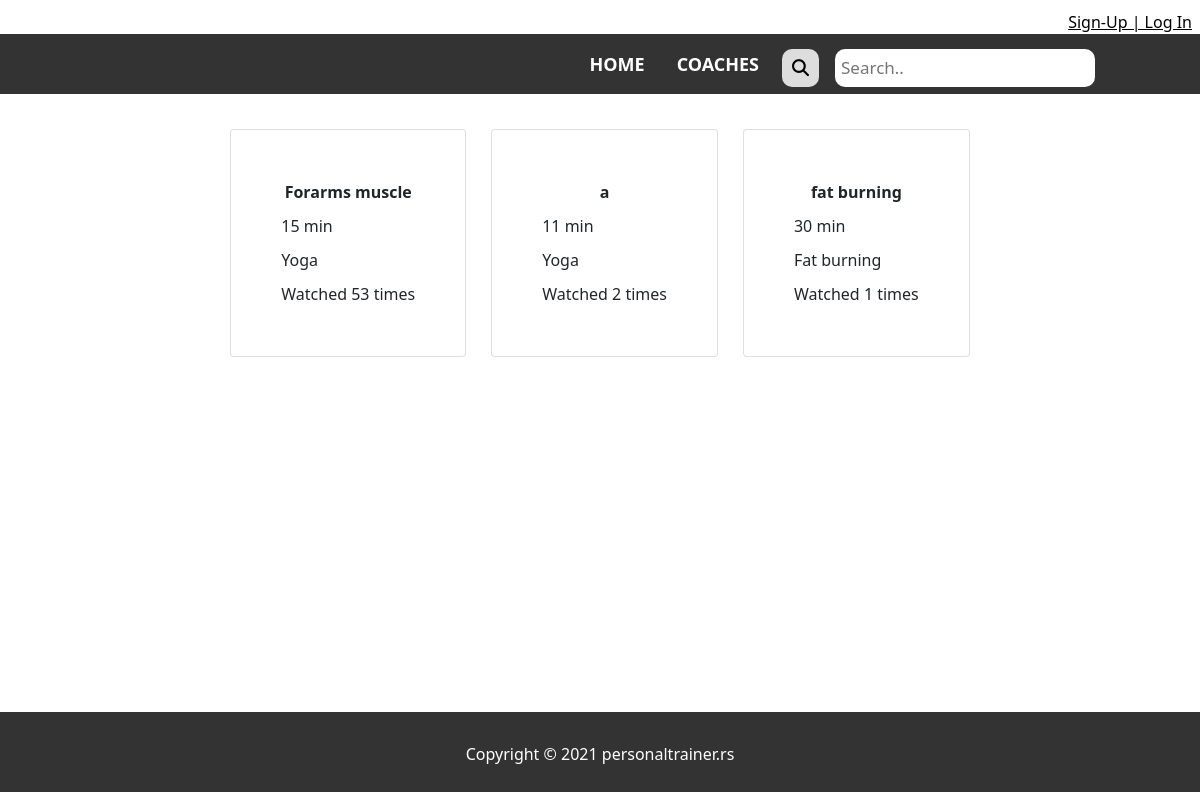
Screenshot of /search.php with the database file from the repository.
### tables this page shows
CREATE TABLE `exercises` (
  `id` int(11) NOT NULL,
  `description` varchar(50) NOT NULL,
  `exercise_duration` varchar(10) NOT NULL,
  `video_link` varchar(100) NOT NULL,
  `owner` int(4) NOT NULL,
  `exercise_name` varchar(25) NOT NULL,
  `rating_sum` int(11) NOT NULL,
  `category` int(11) NOT NULL,
  `active` int(11) NOT NULL
);

CREATE TABLE `category` (
  `id` int(11) NOT NULL,
  `category_name` varchar(25) NOT NULL
);

### db.php (called while the page is built, shortened)
<?php
  class DB {
    private static $host = 'localhost';
    private static $db_name = 'vtsgirls';
    private static $username = 'vtsgirls';
    private static $password = 'bq5z#6Q@tjd9';
    private static $conn = null;
    public static function connect() {
      try {
        self::$conn = mysqli_connect(self::$host, self::$username, self::$password, self::$db_name);
    } catch(Exception $e) {
        echo $e->getMessage();
      }
      return self::$conn;
    }
  }

### mvc/view.php (called while the page is built, shortened)
<?php
require_once "model.php";
class View {
    private $query;
    function __construct() {
        $this->query = new Model();
    }
    public function search() {
        $renderData = $this->query->search();
        return $renderData;
    }
}
?>

### mvc/model.php (called while the page is built, shortened)
<?php
require_once __DIR__.'/../db.php';
class Model {
    private $connection;
    function __construct() {
        $this->connection = DB::connect();
    }
    public function search() {
        if(sizeof($_REQUEST)){
            $sql = "SELECT *, exercises.id as ex_id FROM exercises LEFT JOIN category on category.id = exercises.category WHERE `exercise_name` like '%$_REQUEST[query]%' ORDER BY exercises.rating_sum DESC";
        }else{
            $sql = "SELECT *, exercises.id as ex_id FROM exercises LEFT JOIN category on category.id = exercises.category ORDER BY exercises.rating_sum DESC";
        }
        $result = mysqli_query($this->connection, $sql) or die(mysqli_error($this->connection));
        return $result->fetch_all(MYSQLI_ASSOC);
    }
}
?>

### search.php (the view, shortened to what this page needs)
<?php
require "./mvc/view.php";
$view = new View();
$search = $view->search();
?>
<!DOCTYPE html>
<html lang="en" xmlns="http://www.w3.org/1999/html">
<head>
    <link rel="stylesheet" href="home.css">
    <link rel="stylesheet" href="https://use.fontawesome.com/releases/v5.15.2/css/all.css"
>
</head>
<body class='app'>
    <div class="main_home content">
        <?php
        include("./components/head.php");
        include "./components/navbar.php";
        ?>
        <div class="exercises">
        <?php
                for ($i=0; $i < sizeof($search); $i++) {
                    $value = $search[$i];
                    if($value["active"]){
                        echo "
                        <div class='exercises-elem card' data-toggle='modal' data-target='#exmodal-$value[ex_id]'>
                            <div class='exercises-elem-title'>
                                $value[exercise_name]
                            </div>
                            <div class='exercises-elem-duration'>
                                $value[exercise_duration]
                            </div>
                            <div class='exercises-elem-duration'>
                                $value[category_name]
                            </div>
                            <div class='exercises-elem-rating'>
                                Watched $value[rating_sum] times
                            </div>
                        <div class='modal fade' id='exmodal-$value[ex_id]' tabindex='-1' role='dialog' aria-labelledby='modal-$value[ex_id]' aria-hidden='true'>
                                            $value[exercise_name]
                                            <iframe src='$value[video_link]' width='100%' height='250px' controls></iframe>
                                            <div style='margin-bottom:5px;'>$value[exercise_name]</div>
                                            <div style='margin-bottom:5px;'>$value[exercise_duration]</div>
                                            <div style='margin-bottom:5px;'>$value[description]</div>
                                            <div style='margin-bottom:5px;'>$value[category_name]</div>
                                            <div style='margin-bottom:5px;'>$value[rating_sum]</div>
                        </div>
                    </div>
                ";
            }
        }
    ?>
    </div>
        <br><br><br><br>
        <?php
            include "./components/footer.php";
        ?>
</body>
</html>

### home.css (style rules this page uses)
@media screen and (min-width:700px) { .main_home { margin: 0; padding: 0; overflow: hidden; } }
@media screen and (min-width:700px) { body { background-color: lightgray; } }

### css/main.css (style rules this page uses)
html { overflow-x: hidden; }
.content { flex: 1; }
.app { display: flex; flex-direction: column; min-height: 99vh; }
body { display: flex; flex-direction: column; flex-grow: 1; }
.exercises { display: flex; flex-flow: row wrap; justify-content: center; gap: 25px; margin-top: 35px; }
.exercises-elem { padding: 50px; display: flex; flex-direction: column; gap: 10px; cursor: pointer; }
.exercises-elem-title { text-align: center; font-weight: bold; }

### rows the page displays
exercises: exercise_name "Forarms muscle", exercise_duration "15 min", category.category_name "Yoga", rating_sum "53"
exercises: exercise_name "a", exercise_duration "11 min", category.category_name "Yoga", rating_sum "2"
exercises: exercise_name "fat burning", exercise_duration "30 min", category.category_name "Fat burning", rating_sum "1"
